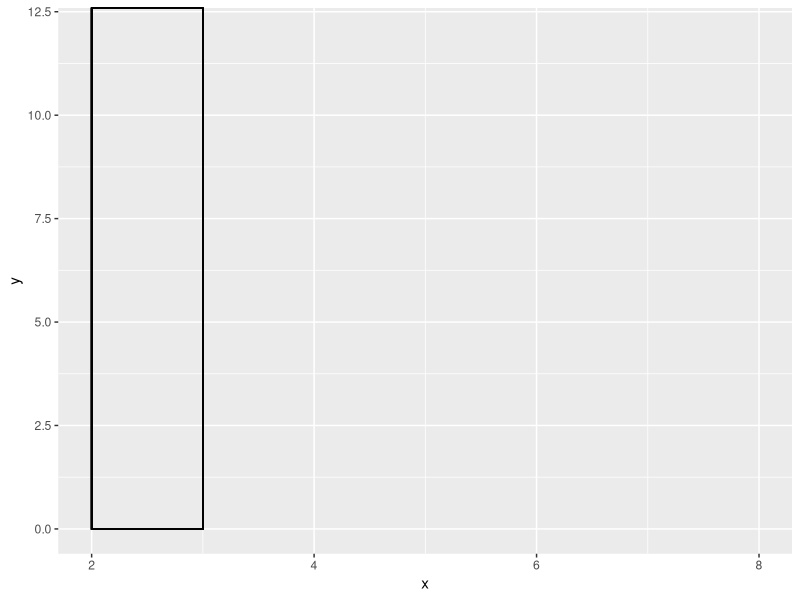

This chart was generated by the following R code:
x<-rpois(10,5)
y<-rpois(10,7)

df<-data.frame(x,y)

library(ggplot2)
ggplot(df,aes(x,y))+
  geom_rect(aes(xmin=2,xmax=3,ymin=0,ymax=Inf),color="black",alpha=0)
